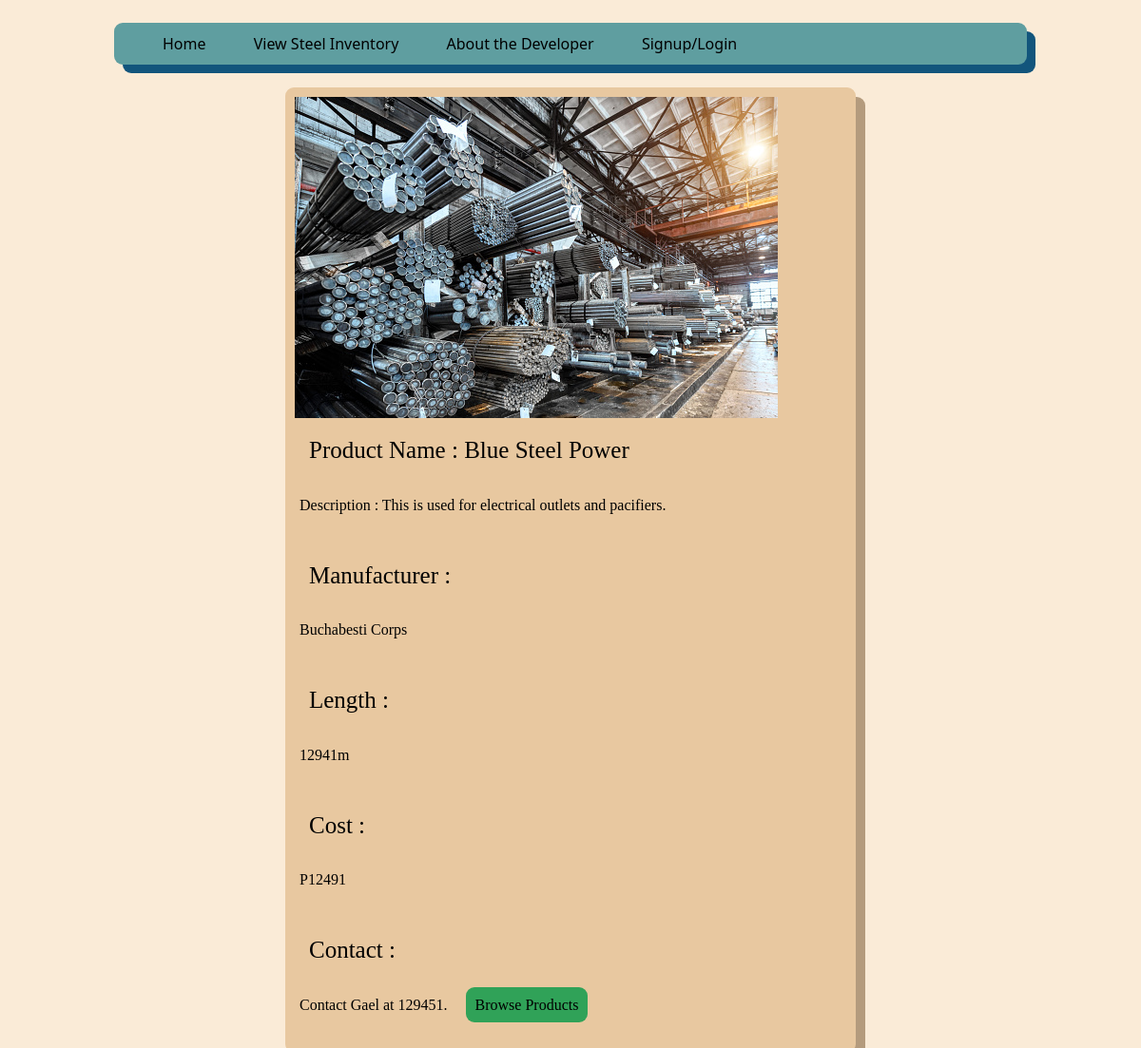
Screenshot of /view/1/ with the database file from the repository.
### Inventory/models.py (models this page shows)
class Product(models.Model): #Steels, not food
    objects = models.Manager()
    Name = models.CharField(max_length=30, unique=True)
    Image = models.ImageField(null= True, blank=True, upload_to="images/") #not have image if we dont have one, uploaded to images folder automatically
    Manufacturer = models.CharField(max_length=30)
    Length = models.CharField(max_length=20)
    Cost = models.CharField(max_length=10)
    Stock = models.BigIntegerField()
    Description = models.CharField(null=True, max_length=500)
    Contact = models.CharField(null= True, max_length=500)

### Inventory/views.py (the view)
# urls.py: path('view/<int:pk>/', views.Info, name='view'),
def Info(request,pk):
    condition = ""
    CurrentProd = get_object_or_404(Product, pk=pk)
    if request.user.is_authenticated:
        condition = True
        return render(request, 'Inventory/Info.html',{
            'C' : condition,
            'P' : CurrentProd
        })
    else:
        condition = False
        return render(request, 'Inventory/Info.html',{
            'C' : condition,
            'P' : CurrentProd
        })

### Inventory/templates/Inventory/Info.html (shortened to what this page needs)
{% extends 'Inventory/base.html' %}
{% load static %}
    {% block content %}
    <br>
        <div class="container">
            <img src="{{ P.Image.url }}">
            <div class="Largetext"> Product Name : {{P.Name}}</div>
            <span class="bodytext"> Description : {{P.Description}} </span> <br><br>
            <div class="Largetext"> Manufacturer : </div> <span class="bodytext"> {{P.Manufacturer}} </span> <br><br>
            <div class="Largetext"> Length : </div> <span class="bodytext"> {{P.Length}} </span> <br> <br>
            <div class="Largetext"> Cost : </div> <span class="bodytext"> {{P.Cost}} </span> <br> <br>
            <div class="Largetext"> Contact : </div> <span class="bodytext"> {{P.Contact}} </span>
            <a class="Button" href="{% url 'Products' %}" id="browse"> Browse Products </a> <br> <br>
        </div>
    {% endblock %}

### rows the page displays
Product: Image (picture), Name "Blue Steel Power", Description "This is used for electrical outlets and pacifiers.", Manufacturer "Buchabesti Corps", Length "12941m", Cost "P12491", Contact "Contact Gael at 129451."
